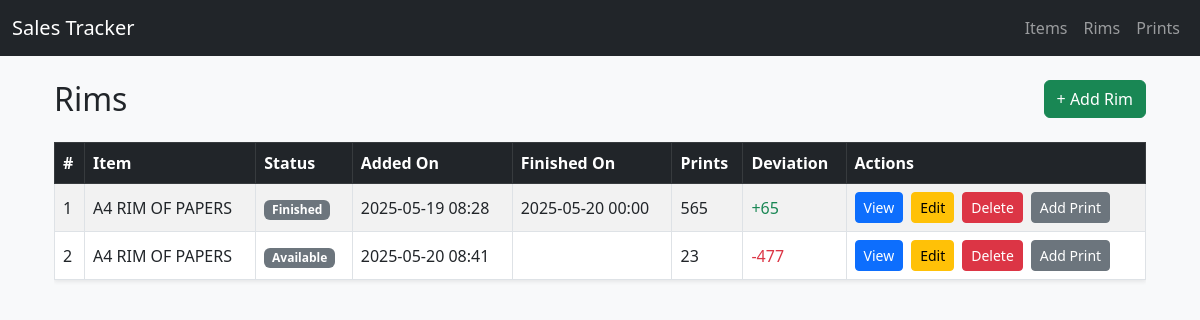
The app's page /rims/ with its own data.
### main/models.py (models this page shows, shortened)
class Rim(models.Model):
    CHOICES = [
        ["Available", "available"],
        ["Finished", "finished"],
    ]
    item = models.ForeignKey(Item, on_delete=models.CASCADE, related_name="rims")
    added_on = models.DateTimeField(auto_now_add=True)
    status = models.CharField(max_length=50, choices=CHOICES, default="available")
    finished_on = models.DateTimeField(blank=True, null=True)

class Item(models.Model):
    CHOICES = [
        ('product', 'Product'),
        ('service', 'Service'),
    ]
    name = models.CharField(max_length=100)
    category = models.CharField(max_length=100, choices=CHOICES, blank=True, null=True)
    unit = models.CharField(max_length=50, blank=True, null=True) # e.g., "pcs", "kg"
    price = models.IntegerField(blank=True, null=True)
    description = models.TextField(blank=True, null=True)

### main/views.py (the view)
# urls.py: path('rims/', views.RimListView.as_view(), name='rims'),
class RimListView(ListView):
    model = Rim
    context_object_name = 'rims'
    template_name = 'rims/rim_list.html'
    def get_queryset(self):
        rims = Rim.objects.all().prefetch_related('prints', 'item')
        for rim in rims:
            total_amount = rim.prints.aggregate(total=Sum('amount'))['total'] or 0
            rim.total_prints = total_amount // 10
            rim.deviation = rim.total_prints - 500
        return rims

### main/templates/rims/rim_list.html
{% extends '../main.html' %}
{% block content %}
<div class="container">
    <div class="d-flex justify-content-between align-items-center mb-4">
        <h2 class="mb-0">Rims</h2>
        <a href="{% url 'rim-create' %}" class="btn btn-success">
            + Add Rim
        </a>
    </div>
    {% if rims %}
    <div class="table-responsive">
        <table class="table table-striped table-bordered align-middle shadow-sm">
            <thead class="table-dark">
                <tr>
                    <th>#</th>
                    <th>Item</th>
                    <th>Status</th>
                    <th>Added On</th>
                    <th>Finished On</th>
                    <th>Prints</th>
                    <th>Deviation</th>
                    <th>Actions</th>
                </tr>
            </thead>
            <tbody>
                {% for rim in rims %}
                <tr>
                    <td>{{ forloop.counter }}</td>
                    <td>{{ rim.item.name }}</td>
                    <td>
                        {% if rim.status == 'available' %}
                        <span class="badge bg-success">{{ rim.status|title }}</span>
                        {% else %}
                        <span class="badge bg-secondary">{{ rim.status|title }}</span>
                        {% endif %}
                    </td>
                    <td>{{ rim.added_on|date:"Y-m-d H:i" }}</td>
                    <td>{{ rim.finished_on|date:"Y-m-d H:i" }}</td>
                    <td>{{ rim.total_prints }}</td>
                    <td>
                        {% if rim.deviation >= 0 %}
                        <span class="text-success">+{{ rim.deviation }}</span>
                        {% else %}
                        <span class="text-danger">{{ rim.deviation }}</span>
                        {% endif %}
                    </td>
                    <td>
                        <div class="d-flex gap-2">
                            <a href="{% url 'rim-detail' rim.id %}" class="btn btn-sm btn-primary">View</a>
                            <a href="{% url 'rim-update' rim.id %}" class="btn btn-sm btn-warning">Edit</a>
                            <a href="{% url 'rim-delete' rim.id %}" class="btn btn-sm btn-danger">Delete</a>
                            <a href="{% url 'print-create' rim.id %}" class="btn btn-sm btn-secondary">Add Print</a>
                        </div>
                    </td>
                </tr>
                {% endfor %}
            </tbody>
        </table>
    </div>
    {% else %}
    <div class="alert alert-info text-center">No rims found. <a href="{% url 'rim-create' %}">Add one?</a></div>
    {% endif %}
</div>
{% endblock %}

### records on screen
Rim: item.name "A4 RIM OF PAPERS", status "Finished", added_on "2025-05-19 08:28", finished_on "2025-05-20 00:00", total_prints "565", deviation "65"
Rim: item.name "A4 RIM OF PAPERS", status "Available", added_on "2025-05-20 08:41", total_prints "23", deviation "-477"
